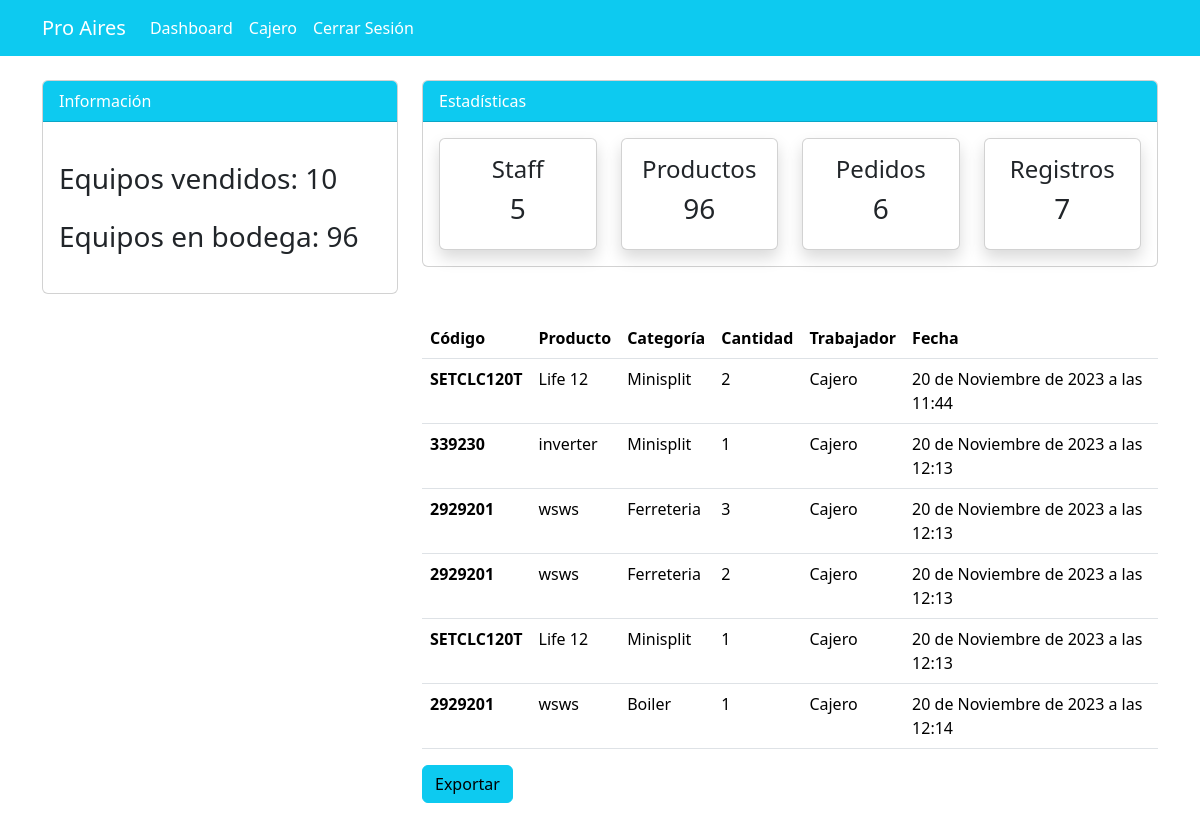
The page /pedido/ (signed in) on the database its author committed.
### dashboard/models.py (models this page shows, shortened)
class Order(models.Model):
    product = models.ForeignKey(Producto, on_delete=models.CASCADE)
    staff = models.ForeignKey(User, models.CASCADE)
    order_quantity = models.PositiveBigIntegerField()
    date = models.DateTimeField(auto_now_add=True)
    customer = models.CharField(max_length=100, default=None)
    class Meta:
        verbose_name_plural = 'Pedidos'

class Producto(models.Model):
    code = models.CharField(max_length=20)
    name = models.CharField(max_length=100)
    category = models.CharField(max_length=20, choices=CATEGORY)
    quantity = models.PositiveIntegerField()
    precio = models.DecimalField(max_digits=20, decimal_places=2, default=1000.00)
    created_at = models.DateTimeField(auto_now_add=True)
    updated_at = models.DateTimeField(auto_now=True)
    price_update = models.DateTimeField(default=None, null=True, blank=True)

### dashboard/views.py (the view)
# urls.py: path('pedido/', views.order, name='dashboard-order'),
@login_required
def order(request):
    orders = Order.objects.all()
    orders_count = orders.count()
    total_order_quantity = orders.aggregate(Sum('order_quantity'))['order_quantity__sum']
    workers_count = User.objects.count()
    items_count = Producto.objects.count()
    total_quantity = Producto.objects.aggregate(Sum('quantity'))['quantity__sum']
    context = {
        'orders': orders,
        'orders_count': orders_count,
        'total_order_quantity':total_order_quantity ,
        'workers_count': workers_count,
        'items_count': items_count,
        'total_quantity': total_quantity,
    }
    return render(request, 'dashboard/order.html', context)

### templates/dashboard/order.html (shortened to what this page needs)
{% extends 'partials/base.html'%}
{% block content %}
{% include 'partials/topnav.html' %}
  <div class="container">
    <div class="row my-4">
        <div class="col-md-4">
        </div>
        <div class="col-md-8">
            <table class="table bg-white">
                <thead class="bg-info">
                    <tr class="text-white">
                        <th scope="col">Código</th>
                        <th scope="col">Producto</th>
                        <th scope="col">Categoría</th>
                        <th scope="col">Cantidad</th>
                        <th scope="col">Trabajador</th>
                        <th scope="col">Fecha</th>
                    </tr>
                </thead>
                <tbody>
                {% for order in orders %}
                    <tr>
                    <th scope="col">{{ order.product.code }}</td>
                    <td>{{ order.product.name }}</td>
                    <td>{{ order.product.category }}</td>
                    <td>{{ order.order_quantity }}</td>
                    <td>{{ order.staff.username }}</td>
                    <td>{{ order.date }}</td>
                    </tr>
                {% endfor %}
                </tbody>
            </table>
            <h3 class="btn btn-info">
                <a class="nav-link" href="{% url 'dashboard-order-csv' %}"> Exportar </a>
            </h3>
        </div>
    </div>
</div>
{% endblock %}

### templates/partials/nav.html (shortened to what this page needs)
 <nav class="navbar navbar-expand-lg navbar-info bg-info">
    {% if user.is_authenticated %}
    <div class="container" color="blue">
        <a class="navbar-brand text-white" href="{% url 'dashboard-index' %}">Pro Aires</a>
        <div class="collapse navbar-collapse" id="navbarSupportedContent">
            <ul class="navbar-nav mr-auto">
                <li class="nav-item active">
                    <a class="nav-link text-white" href="{% url 'dashboard-index' %}">  Dashboard </a>
                </li>
            </ul>
            <ul class="navbar-nav ml-auto">
                <li class="nav-item active">
                    <a class="nav-link text-white" href="{% url 'user-profile' %}">{{user.username}}</a>
                </li>
                <li class="nav-item">
                    <a class="nav-link text-white" href="{% url 'user-logout' %}"> Cerrar Sesión</a>
                </li>
            </ul>
            {% endif %}
        </div>
    </div>
</nav>

### static/style.css (style rules this page uses)
body { background: rgb(230, 227, 227); }

### rows shown on the page
Order: product.code "SETCLC120T", product.name "Life 12", product.category "Minisplit", order_quantity "2", staff.username "Cajero", date "20 de Noviembre de 2023 a las 11:44"
Order: product.code "339230", product.name "inverter", product.category "Minisplit", order_quantity "1", staff.username "Cajero", date "20 de Noviembre de 2023 a las 12:13"
Order: product.code "2929201", product.name "wsws", product.category "Ferreteria", order_quantity "3", staff.username "Cajero", date "20 de Noviembre de 2023 a las 12:13"
Order: product.code "2929201", product.name "wsws", product.category "Ferreteria", order_quantity "2", staff.username "Cajero", date "20 de Noviembre de 2023 a las 12:13"
Order: product.code "SETCLC120T", product.name "Life 12", product.category "Minisplit", order_quantity "1", staff.username "Cajero", date "20 de Noviembre de 2023 a las 12:13"
Order: product.code "2929201", product.name "wsws", product.category "Boiler", order_quantity "1", staff.username "Cajero", date "20 de Noviembre de 2023 a las 12:14"

### other values the page prints
{{ user.username }} "Cajero"
{{ total_order_quantity }} "10"
{{ total_quantity }} "96"
{{ workers_count }} "5"
{{ orders_count }} "6"
{{ items_count }} "7"
